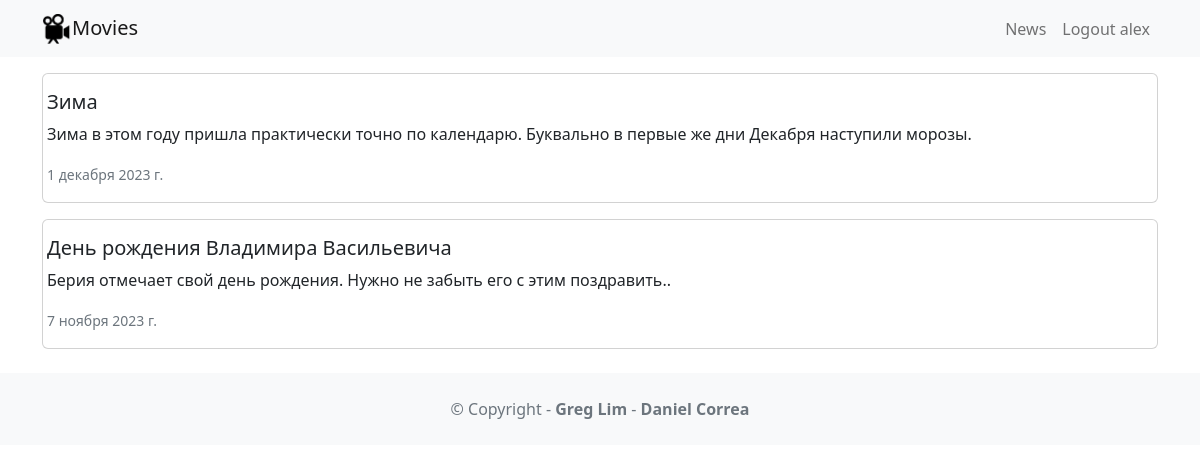
Page /news/ (signed in) on the committed database.
### news/models.py (models this page shows, shortened)
class News(models.Model):
    headline = models.CharField(max_length=200)
    body = models.TextField()
    date = models.DateField()

### news/views.py (the view)
# urls.py: path('news/', include('news.urls')),
def news(request):
    newss = News.objects.all().order_by('-date')
    return render(request, 'news.html',
                  {'newss': newss})

### news/templates/news.html
{% extends 'base.html' %}
{% block content %}
    {% for news in newss %}
        <div class="card mb-3">
            <div class="row g-0>">
                <div class="card-body">
                    <h5 class="card-title">{{ news.headline }}</h5>
                    <p class="card-text">{{ news.body }}</p>
                    <p class="card-text"><small class="text-muted">{{ news.date }}</small></p>
                </div>
            </div>
        </div>
    {% endfor %}
{% endblock content %}

### movieproj/templates/base.html (shortened to what this page needs)
<!DOCTYPE html>
<html lang="ru">
<head>
     <link href="https://cdn.jsdelivr.net/npm/bootstrap@5.2.3/dist/css/bootstrap.min.css" rel="stylesheet"
>
    {% load static %}
</head>
<body>
<nav class="navbar navbar-expand-lg navbar-light bg-light mb-3">
     <div class="container">
         <a class="navbar-brand" href="{% url 'home' %}">
             <img src="{% static 'images/movie.png' %}" alt=""
                  width="30" height="30" class="d-inline-block align-text-top" />Movies</a>
         <div class="collapse navbar-collapse" id="navbarNavAltMarkup">
             <div class="navbar-nav ms-auto">
                 <a class="nav-link" href="{% url 'news' %}">News</a>
                 {% if user.is_authenticated %}
                     <a class="nav-link" href="{% url 'logout_account' %}">Logout {{ user.username }}</a>
                 {% else %}
                     <a class="nav-link" href="{% url 'login_account' %}">Login</a>
                     <a class="nav-link" href="{% url 'signup_account' %}">Sign Up</a>
                 {% endif %}
             </div>
         </div>
     </div>
 </nav>
<div class="container">
    {% block content %}
    {% endblock content%}
</div>
<footer class="text-center text-lg-start bg-light text-muted mt-4">
    <div class="text-center p-4">
        © Copyright -
        <a class="text-reset fw-bold text-decoration-none"
           target="_blank"
           href="https://twitter.com/greglim81">Greg Lim
        </a> -
        <a class="text-reset fw-bold text-decoration-none"
           target="_blank"
           href="https://twitter.com/danielgarax">
            Daniel Correa
        </a>
    </div>
</footer>
</body>
</html>

### rows in the picture
News: headline "Зима", body "Зима в этом году пришла практически точно по календарю. Буквально в первые же дни Декабря наступили морозы.", date "1 декабря 2023 г."
News: headline "День рождения Владимира Васильевича", body "Берия отмечает свой день рождения. Нужно не забыть его с этим поздравить..", date "7 ноября 2023 г."

### other values in the picture
{{ user.username }} "alex"
